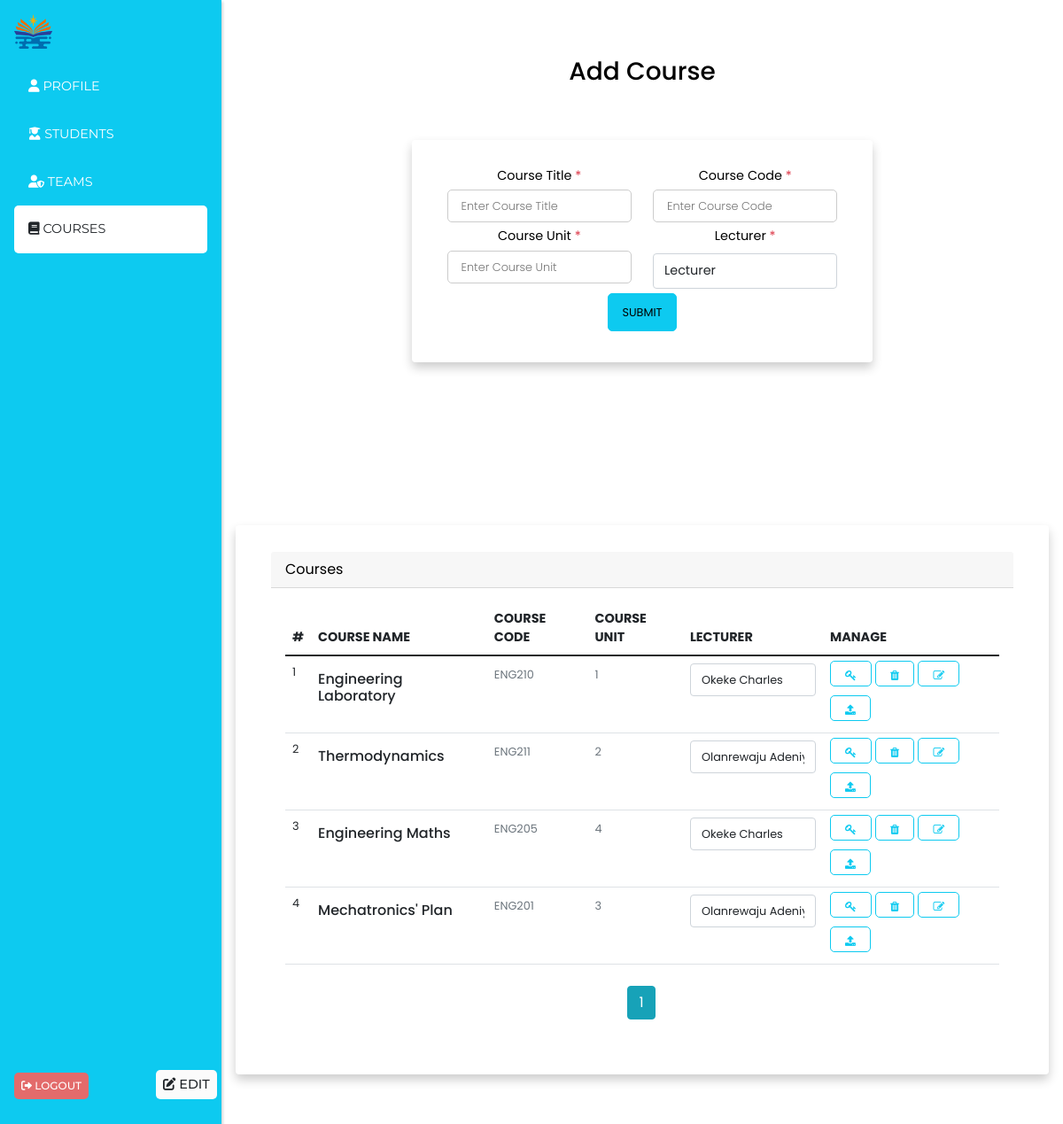
The app's page /courses (signed in) with its own data.
### models/courses.py (models this page shows, shortened)
class Course(db.Model, UserMixin):
    __tablename__ = 'courses'
    id = db.Column(db.String(50), default=hexid, primary_key=True, index=True)
    course_title = db.Column(db.String(100), nullable=False)
    course_code = db.Column(db.String(80), unique=True, nullable=False)
    year = db.Column(db.Integer, nullable=False, default=datetime.now().year)
    course_unit = db.Column(db.Integer, nullable=False)
    created_at = db.Column(db.DateTime, nullable=False, default=datetime.now)
    teacher_id = db.Column(db.String(50), db.ForeignKey('admin.id'))
    registered_courses = db.relationship('CourseRegistered', backref='course', lazy=True, cascade="all, delete")
    student_registered = db.relationship('CourseRegistered', viewonly=True, overlaps="course,registered_courses", backref='student_')

### endpoints/admin.py (the view, shortened to what this page needs)
@admin.route('/courses', methods=['GET', 'POST'])
@login_required
def courses():
    try:
        page = int(request.args.get('page', 1))
        per_page = int(request.args.get('per_page', 5))
        alert = session.pop('alert', None)
        bg_color = session.pop('bg_color', None)
        lecturers = get_lecturers()
        all_courses, total_pages, total_items = get_courses(page, per_page)
        return render_template('admin_templates/courses.html',
                               alert=alert, bg_color=bg_color,
                               courses=True, lecturers=lecturers, all_courses=all_courses,
                               total_pages=total_pages, total_items=total_items, page=page, per_page=per_page)
    except Exception as e:
        print(e, "error@courses")
        db.session.rollback()
        session['alert'] = 'Network Error'
        session['bg_color'] = 'danger'
        return redirect(url_for('admin.courses'))

### app_config.py (called while the page is built)
def create_app(config=config_object["development"]):
    app = Flask(__name__)
    app.config.from_object(config)
    cors.init_app(app)
    login_manager.init_app(app)
    db.init_app(app)
    migrate.init_app(app, db)
    @login_manager.user_loader
    def load_user(user_id):
        logged_user = Admin.query.get(user_id)
        if not logged_user:
            logged_user = Student.query.get(user_id)
        return logged_user
    app.register_blueprint(admin_blueprint)
    app.register_blueprint(school_blueprint)
    return app

### models/admin.py (called while the page is built)
def get_lecturers():
    admin_lecturers = Admin.query.join(Role).filter(Role.name == "lecturer").all()
    return [
        {
            "id": admin.id,
            "first_name": admin.first_name,
            "last_name": admin.last_name,
            "email": admin.email,
        } for admin in admin_lecturers
    ]

### models/courses.py (called while the page is built)
def get_courses(page, per_page):
    courses = Course.query.order_by(desc(Course.created_at)).paginate(page=page, per_page=per_page, error_out=False)
    total_pages = courses.pages
    total_items = courses.total
    return [
        {
            'id': course.id,
            'course_title': course.course_title,
            'course_code': course.course_code,
            'course_unit': course.course_unit,
            'created_at': course.created_at.strftime('%d-%b-%Y'),
            "lecturer": f"{course.lecturer.last_name} {course.lecturer.first_name}"
        } for course in courses.items
    ], total_pages, total_items

### templates/admin_templates/courses.html (shortened to what this page needs)
{% extends 'admin_templates/admin_layout.html' %}
{% block content %}
<div class="row">
    <div class="col-md-12">
        <div class="container-fluid px-1 py-5 mx-auto">
            <div class="row d-flex justify-content-center">
                <div class="col-xl-7 col-lg-8 col-md-9 col-11 text-center">
                    <h3>Add Course</h3>
                    <div class="card">
                        <form class="form-card" method="post" action="">
                            <div class="row justify-content-between text-left">
                                <div class="form-group col-sm-6 flex-column d-flex"> <label
                                        class="form-control-label px-3">Course Title<span class="text-danger">
                                            *</span></label> <input type="text" id="fname" name="course_title" value="{{course_title}}"
                                        placeholder="Enter Course Title" style="font-size: .8rem !important;" onblur="validate(1)"> </div>
                                <div class="form-group col-sm-6 flex-column d-flex"> <label
                                        class="form-control-label px-3">Course Code<span class="text-danger">
                                            *</span></label> <input type="text" id="lname" name="course_code" value="{{course_code}}"
                                        placeholder="Enter Course Code"  style="font-size: .8rem !important;" onblur="validate(2)"> </div>
                            </div>
                            <div class="row justify-content-between text-left">
                                <div class="form-group col-sm-6 flex-column d-flex"> <label
                                        class="form-control-label px-3">Course Unit<span class="text-danger">
                                            *</span></label> <input type="number" id="email" name="course_unit" value="{{course_unit}}" placeholder="Enter Course Unit" style="font-size: .8rem !important;"
                                        onblur="validate(3)"> </div>
                                <div class="form-group col-sm-6 flex-column d-flex"> <label
                                        class="form-control-label px-3 mb-2">Lecturer<span class="text-danger">
                                            *</span></label>
                                            <select id="mob" name="lecturer" placeholder="" class="form-control shadow-none py-2"  style="font-size: .9rem !important;"
                                        onblur="validate(4)">
                                                <option value="" selected disabled>Lecturer</option>
                                            </select>
                                     </div>
                            </div>
                            <div class="row justify-content-end">
                                <div class="form-group col-sm-12"> <button type="submit" style="font-size: .8rem !important;"
                                        class="btn-block btn-info">Submit</button> </div>
                            </div>
                        </form>
                    </div>
                </div>
            </div>
        </div>
    </div>
</div>
<div class="row mt-3">
    <div class="col-md-12">
        <div class="card">
            <div class="card-header">
                <span>Courses</span>
            </div>
            <div class="card-body">
                <div class="row">
                    <div class="col-md-12">
                        <div class="table-responsive-sm">
                            <table class="table no-wrap user-table mb-0">
                                <thead>
                                    <tr>
                                        <th scope="col" class="border-0 text-uppercase font-medium pl-4" style="font-size: .9rem;">#</th>
                                        <th scope="col" class="border-0 text-uppercase font-medium" style="font-size: .9rem;">Course Name</th>
                                        <th scope="col" class="border-0 text-uppercase font-medium" style="font-size: .9rem;">Course Code</th>
                                        <th scope="col" class="border-0 text-uppercase font-medium" style="font-size: .9rem;">Course Unit</th>
                                        <th scope="col" class="border-0 text-uppercase font-medium" style="font-size: .9rem;">Lecturer</th>
                                        <th scope="col" class="border-0 text-uppercase font-medium" style="font-size: .9rem;">Manage</th>
                                    </tr>
                                </thead>
                                <tbody>
                                    {% for course in all_courses %}
                                    <tr>
                                        <td class="pl-4" style="font-size: .8rem;">{{loop.index}}</td>
                                        <td>
                                            <h5 class="font-medium mb-0 mt-2" style="font-size: 1rem;">{{course.course_title.title()}}</h5>
                                        </td>
                                        <td>
                                            <span class="text-muted mt-2" style="font-size: .8rem;">{{course.course_code}}</span>
                                        </td>
                                        <td>
                                            <span class="text-muted mt-2" style="font-size: .8rem;">{{course.course_unit}}</span>
                                        </td>
                                        <td>
                                            <select class="form-control category-select py-2 shadow-none" style="font-size: .8rem;" id="exampleFormControlSelect1">
                                                <option selected disabled>{{course.lecturer}}</option>
                                            </select>
                                        </td>
                                        <td class="pt-0">
                                            <button type="button"
                                                class="btn py-0 px-3 btn-outline-info btn-circle btn-lg btn-circle"><i
                                                    class="fa fa-key" style="font-size: .8rem;"></i> </button>
                                            <button type="button"
                                                class="btn py-0 px-3 btn-outline-info btn-circle btn-lg btn-circle ml-2"><i
                                                    class="fa fa-trash" style="font-size: .8rem;"></i> </button>
                                            <button type="button"
                                                class="btn py-0 px-3 btn-outline-info btn-circle btn-lg btn-circle ml-2"><i
                                                    class="fa fa-edit" style="font-size: .8rem;"></i> </button>
                                            <button type="button"
                                                class="btn py-0 px-3 btn-outline-info btn-circle btn-lg btn-circle ml-2"><i
                                                    class="fa fa-upload" style="font-size: .8rem;"></i> </button>
                                        </td>
                                    </tr>
                                    {% endfor %}
                                </tbody>
                            </table>
                        </div>
                    </div>
                </div>
<nav aria-label="Page navigation example" class="mt-4">
    <ul class="pagination justify-content-center">
        {% for num in range(1, total_pages + 1) %}
        <li class="page-item {% if num == page %}active{% endif %}">
            <a class="page-link btn btn-info" href="{{ url_for('admin.courses', page=num, per_page=per_page) }}">{{ num }}</a>
        </li>
        {% endfor %}
    </ul>
</nav>
            </div>
        </div>
    </div>
</div>
</div>
{% endblock content %}

### templates/admin_templates/admin_layout.html (style rules this page uses)
* { margin: 0; padding: 0; box-sizing: border-box; font-family: 'Poppins', sans-serif; }
a { text-decoration: none; color: white; }

### templates/admin_templates/courses.html (style rules this page uses)
body { color: #000; overflow-x: hidden; height: 100%; background-image: url("https://res.cloudinary.com/duyoxldib/image/upload/v1714122278/yusuf-evli-DjQx057gBC0-unsplash_xwh5n9.jpg"); background-attachment: fixed; background-repeat: no-repeat; background-size: 100% 100% }
.card { padding: 30px 40px; margin-top: 60px; margin-bottom: 60px; border: none !important; box-shadow: 0 6px 12px 0 rgba(0, 0, 0, 0.2) }
.form-control-label { margin-bottom: 0 }
input, textarea, button { padding: 8px 15px; border-radius: 5px !important; margin: 5px 0px; box-sizing: border-box; border: 1px solid #ccc; font-size: 18px !important; font-weight: 300 }
.btn-block { text-transform: uppercase; font-size: 15px !important; font-weight: 400; height: 43px; cursor: pointer }
label { font-size: .9rem; }
.btn.btn-info { color: #fff !important; background-color: #17a2b8 !important; border-color: #17a2b8 !important; margin-right: 2px !important; }

### records on screen
Course: course_title "Engineering Laboratory", course_code "ENG210", course_unit "1"
Course: course_title "Thermodynamics", course_code "ENG211", course_unit "2"
Course: course_title "Engineering Maths", course_code "ENG205", course_unit "4"
Course: course_title "Mechatronics' Plan", course_code "ENG201", course_unit "3"

### other values on screen
{{ num }} "1"
form field value "Okeke Charles"
form field value "Olanrewaju Adeniyi"
